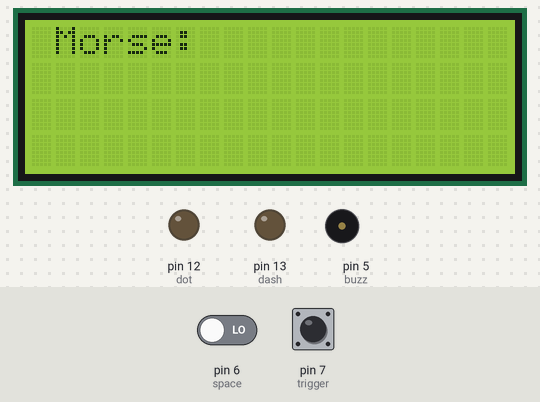
This sketch was run on a simulated Arduino Uno, built with avr-gcc and run on an emulated ATmega328P. Parts: 20×4 character LCD, output pins drawn as LEDs (lit = HIGH), buzzer (waves = sounding). The inputs (shaded band) are chosen by the test bench; at power-on: pin 6 (space) LOW, pin 7 (trigger) LOW. What the sketch prints to the serial monitor is not drawn.

Above: at 1.2 s.
1.3 s: pin 6 (space) driven HIGH
At 2.0 s:
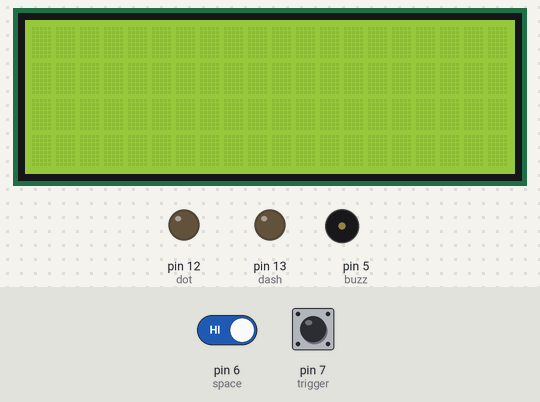
3.0 s: pin 7 (trigger) driven HIGH
At 4.0 s:
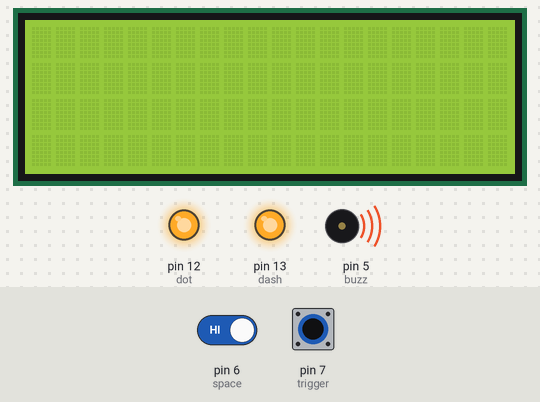
4.7 s: pin 7 (trigger) driven LOW
At 4.89 s:
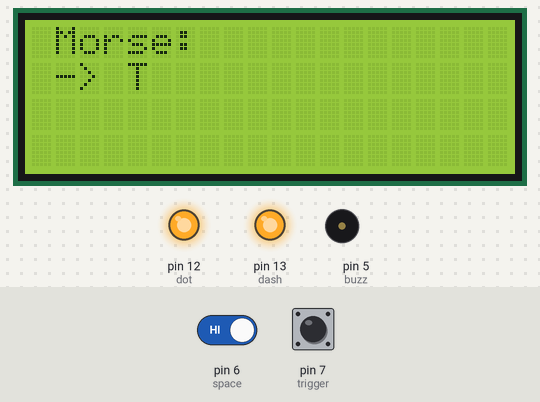
6.4 s: pin 6 (space) driven LOW
At 7.7 s:
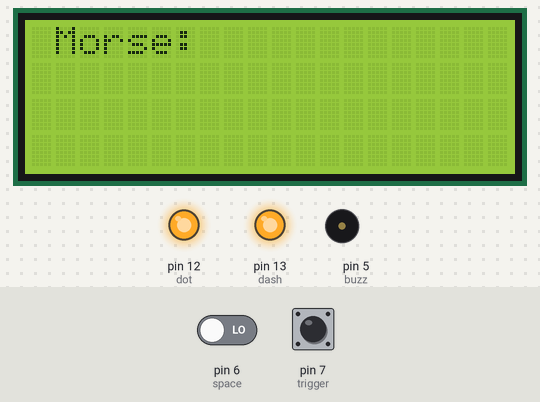
8.0 s: pin 7 (trigger) driven HIGH
At 8.5 s:
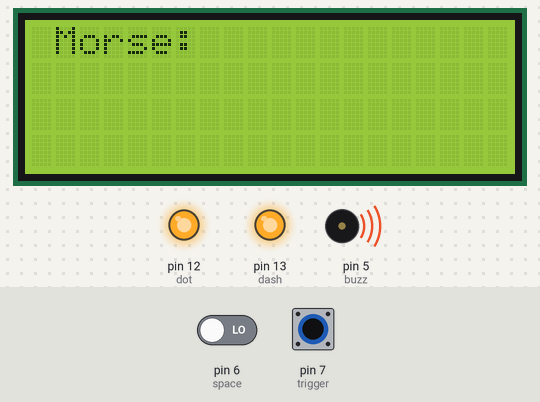
9.7 s: pin 7 (trigger) pulsed LOW 5 times (0.12 s each, 0.3 s apart)
At 12.0 s:
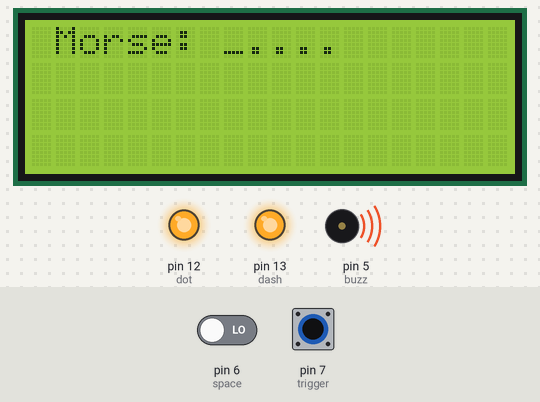
Timing chart, 0 to 13.5 s (numbered marks = the images above; inputs shaded):
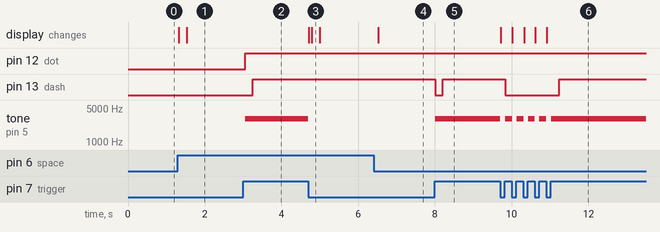

Measured:
- after the input at 1.3 s, the display: first changes at once (image 1 shows a later state)
- after the input at 3.0 s, pin 12 (dot): LOW → HIGH after 0.05 s; pin 13 (dash): LOW → HIGH after 0.25 s; tone on pin 5 (buzz): silent → 3000 Hz after 0.05 s
- after the input at 4.7 s, tone on pin 5 (buzz): 3000 Hz → silent at once; the display: first changes at once (image 3 shows a later state)
- after the input at 6.4 s, the display: changes after 0.12 s (image 4)
- after the input at 8.0 s, pin 13 (dash): HIGH → LOW at once, → HIGH 0.20 s later; tone on pin 5 (buzz): silent → 3000 Hz at once
- after the input at 9.7 s, pin 13 (dash): HIGH → LOW after 0.13 s, → HIGH 1.4 s later; tone on pin 5 (buzz): alternates 3000 Hz for 0.18 s and silent for 0.12 s, 10 changes in all, then stays 3000 Hz, starting at once; the display: first changes at once (image 6 shows a later state)

The sketch:

morse_practice_completed.ino
```cpp
#define buzz 5
#define space 6
#define trigger 7
#define dot 12
#define dash 13

#include <Wire.h>
#include <LiquidCrystal_I2C.h>

LiquidCrystal_I2C lcd(0x27,20,4);

void setup() {
  // Set pinModes for all LEDS and Switches
  pinMode(dot, OUTPUT);
  pinMode(dash, OUTPUT);
  pinMode(trigger, INPUT);
  pinMode(space, INPUT);
  pinMode(buzz, OUTPUT);

  // Turn on LCD Display
  lcd.begin();

  // Turn on Serial Monitor
  Serial.begin(9600);
  Serial.println("Whats the code lookin like?");
}

char decrypt(int code[], int len){ // Translates morse to ASCII
  /* Decrypt takes the array that stores the inputs and
   * determines what the array equals to in morse, with
   * 1 being dots and 2 being dash and 0 being nothing.
   */


  /*  Alphabet meaning
   *  A = {1,2,0,0,0}; B = {2,1,1,1,0}; C = {2,1,2,1,0};
   *  D = {2,1,1,0,0}; E = {1,0,0,0,0}; F = {1,1,2,1,0};
   *  G = {2,2,1,0,0}; H = {1,1,1,1,0}; I = {1,1,0,0,0};
   *  J = {1,2,2,2,0}; K = {2,1,2,0,0}; L = {1,2,1,1,0};
   *  M = {2,2,0,0,0}; N = {2,1,0,0,0}; O = {2,2,2,0,0};
   *  P = {1,2,2,1,0}; Q = {2,2,1,2,0}; R = {1,2,1,0,0};
   *  S = {1,1,1,0,0}; T = {2,0,0,0,0}; U = {1,1,2,0,0};
   *  V = {1,1,1,2,0}; W = {1,2,2,0,0}; X = {2,1,1,2,0};
   *  Y = {2,1,2,2,0}; Z = {2,2,1,1,0};
   */

  // The entire alphabet into an array
  char alphabet[27] = "ABCDEFGHIJKLMNOPQRSTUVWXYZ";

  // The morse alphabet in alphabetical order
  int alphabet_morse[26][5] =   {
                            {1,2,0,0,0},{2,1,1,1,0},{2,1,2,1,0},
                            {2,1,1,0,0},{1,0,0,0,0},{1,1,2,1,0},
                            {2,2,1,0,0},{1,1,1,1,0},{1,1,0,0,0},
                            {1,2,2,2,0},{2,1,2,0,0},{1,2,1,1,0},
                            {2,2,0,0,0},{2,1,0,0,0},{2,2,2,0,0},
                            {1,2,2,1,0},{2,2,1,2,0},{1,2,1,0,0},
                            {1,1,1,0,0},{2,0,0,0,0},{1,1,2,0,0},
                            {1,1,1,2,0},{1,2,2,0,0},{2,1,1,2,0},
                            {2,1,2,2,0},{2,2,1,1,0}
                            };

  // Checking every letter in the alphabet
  for (int i=0 ; i < 26; i++){

    // Initilising correct == 0, if all 5 arrays
    // in the letter are correct, correct == 5
    int correct = 0;

    // Checking the morse of each alphabet
    for (int j=0 ; j < 5; j++){

      // If the array matches with
      if (code[j] == alphabet_morse[i][j]){
        correct++;
      }

      // If all 5 array slots match, its a valid letter
      if (correct == 5){
        // The index of alphabet_morse[i]
        // matches its letter in alphabet[i]
        char result = alphabet[i];

        Serial.println();
        Serial.println("result = CORRECT");
        Serial.println("Result");
        Serial.println(result);
        return result;
      }
    }
  }

  // If the input morse does not match,
  // its invalid and returns spacebar
  Serial.println();
  Serial.println("INVALID");
  return ' ';
}


void bop(int state){
  /* Displays the LED for dots */
  if (state == 1){
      // dot LED
  digitalWrite(dot, HIGH);
  digitalWrite(dash, LOW);
  }
}

void beep(int state){
  /* Displays the LED for dashes */
  if (state == 1){
    // dash LED
  digitalWrite(dot, HIGH);
  digitalWrite(dash, HIGH);

  }

}

void loop() {
  // Frequency is the amount of time whilst
  // switch is on before the dot becomes a dash.
  int frequency = 200; // miliseconds
  int interval = frequency/10;

  // morse[] is where the input morse will be stored.
  static int morse[5] = {0,0,0,0,0};

  // sample[] is a dummy array which will compared with morse[].
  int sample[5] = {0,0,0,0,0};

  // reset is used to track at what point the loop is in.
  int reset = 0;

  // create_word[] is a where the word is stored before confirming.
  static char create_word[32];
  static int word_init = 0;

  // Stores the word without the 'x' filler.
  char new_word[32];

  // Uses create_word[] to store the letters produces,
  // having 'x' as filler in the 32 char.
  if (word_init == 0){
    for (int i = 0; i < 32; i++){
      create_word[i] = 'x';
    }
  Serial.println("ERASED, NEW WORD!");
  Serial.println(create_word);
    word_init++; // changes word_init so cannot run again.
  }


  // Display (MORSE)
      lcd.setCursor(1,0);
      lcd.print("Morse: ");
  for (int i=0; i < 5; i++){
    /* Reads the morse in its '1' and '2' state
     * and translate it to dots and dashes
     */

    // Dots
    if (morse[i] == 1){
      lcd.setCursor(8+i,0);
      lcd.print(".");
    }

    // Dashes
    if (morse[i] == 2){
      lcd.setCursor(8+i,0);
      lcd.print("_");
    }
  }

  // DECRYPTS MORSE
  // fullstop is used to track how many times 'space' has been pressed
  static int fullstop = 0;
  if (digitalRead(space) == 1 and fullstop ==0){
    /*  The 'space' button means the morse code is finished
     *  and its ready to decrypt. By pressing it, it stores
     *  the translated morse code into an array and resets
     *  the morse code storage.
     *
     *  If 'space' is pressed twice, it does another function below.
     */

    // To track how many times 'space' has been pressed, fullstop++.
    fullstop = 1;

    // Decrypts the stored morse code into a english letter.
    char letter = decrypt(morse, 5); // DECRYPTS MORSE

    // Places decrypted letter into temporary word, create_word[].
    for (int i=0; i< 32; i++){ // PLACES LETTER INTO WORD
      // Replaces earliest 'x' with the decrypted letter.
      if (create_word[i] == 'x'){
        create_word[i] = letter;
        Serial.println("REPLACING x");
        Serial.println(create_word);
        break;
      }
    }

    // Resets current morse to 00000
    for (int n = 0; n<5; n++){ // RESETS MORSE TO 00000
      morse[n] = 0;
    }

    // DISPLAY (MORSE TRANSLATION)
    // Erases the morse code after every 'space' input
    for (int i = 8; i<13; i++){
      lcd.setCursor(i, 0);
      lcd.print(" "); // Erases them by replacing with ' '.
    }

    // Places letter into word and displays underneath.
    for (int i=0; i< 32; i++){
      if (create_word[i] == 'x'){
        lcd.setCursor(1,1);
        lcd.print("-> ");

        for (int j=0; j<i; j++){
          lcd.setCursor(4+j,1);
          lcd.print(create_word[j]);
        }
        break;
      }
    }

    // Come back to it
    reset = 0;
    delay(200);
  }

  // Completes the word
  if (digitalRead(space) == 1 and fullstop !=0){
    /*  Functions:  By double pressing 'space', it
     *              stores the previous word without 'x',
     *              and resets the sample word xxxxxxxxx...
     */

    lcd.clear();
    Serial.println("COMPLETED THE WORD");

    // Scans create_word for earliest 'x'.
    for (int i=0; i< 32; i++){
      if (create_word[i] == 'x'){
        Serial.println("Taking out 'x'");

        // Takes the 'x' out of create_word
        // and turns it into new_word
        for (int j=0; j < i; j++){
          new_word[j] = create_word[j];
        }
        Serial.println(create_word);
        Serial.println(new_word);
        break;
      }
    }

    // Resets create_world by setting word_init = 0,
    // making create_word to be filled with 'x' again.
    word_init = 0;
    delay(200); // Added so it doesnt spam from a single press
  }


  // DOT
  /*  Adds the dots into the morse array
   *  Sets Dot LEDS to HIGH
   *  Sets Tone for Buzzer
   */
  if (digitalRead(trigger) == 1){
    fullstop = 0; // resets fullstop back to 0
    tone(buzz, 3000);

    // Runtime before it becomes a dash is the frequency.
    for (int i = 0; i<interval; i++){
      bop(digitalRead(trigger)); // LEDS
      if (digitalRead(trigger) == 0){
        Serial.print(". ");

        // Replaces next available spot with '1' in morse[].
        for (int a = 0; a < 5; a++){
          if (morse[a] == sample[a]){
            morse[a] = 1; // int for dots
            break;
          }
        }
        break;
      } else{

        // If 200ms (freq) has passed whilst
        // trigger is pressed, it turns into a dash.
        delay(10);
      }
    }
    reset++;
  }


  // DASH
  /*   Functions the same as dots except its a dash instead
   *   so different LEDs ON
   *   and different display symbol.
   */
  if (digitalRead(trigger) == 1 and reset !=0){
    fullstop = 0; // resets fullstop back to 0
    Serial.print("- ");

    // Replaces next available spot with '2' in morse[].
    for (int a = 0; a < 5; a++){
          if (morse[a] == sample[a]){
            morse[a] = 2; // int for dash
            break;
          }
    }
    while (digitalRead(trigger) == 1){ // dash
      beep(digitalRead(trigger)); // LEDS for dash
    }
    reset = 0;
  }

  // If the trigger is not pressed, no sound from buzzer.
  if (digitalRead(trigger) == 0){
    noTone(buzz);
  }
}
```
